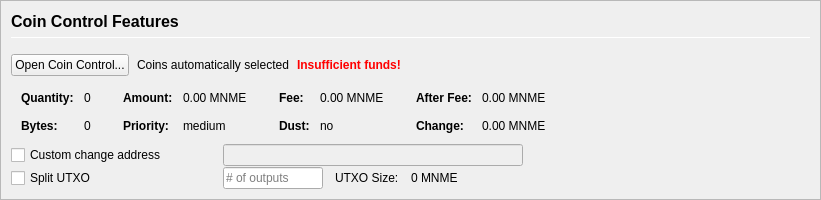
         <widget class="QFrame" name="frameCoinControl">
          <property name="sizePolicy">
           <sizepolicy hsizetype="Expanding" vsizetype="Expanding">
            <horstretch>0</horstretch>
            <verstretch>0</verstretch>
           </sizepolicy>
          </property>
          <property name="maximumSize">
           <size>
            <width>16777215</width>
            <height>16777215</height>
           </size>
          </property>
          <property name="frameShape">
           <enum>QFrame::StyledPanel</enum>
          </property>
          <property name="frameShadow">
           <enum>QFrame::Sunken</enum>
          </property>
          <layout class="QVBoxLayout" name="verticalLayoutCoinControl2">
           <property name="spacing">
            <number>0</number>
           </property>
           <property name="leftMargin">
            <number>0</number>
           </property>
           <property name="topMargin">
            <number>0</number>
           </property>
           <property name="rightMargin">
            <number>0</number>
           </property>
           <property name="bottomMargin">
            <number>0</number>
           </property>
           <item>
            <widget class="QFrame" name="frameCoinControl_BG">
             <layout class="QVBoxLayout" name="verticalLayoutCoinControl" stretch="0,0,0,0,0,0">
              <property name="spacing">
               <number>1</number>
              </property>
              <property name="leftMargin">
               <number>10</number>
              </property>
              <property name="topMargin">
               <number>10</number>
              </property>
              <item>
               <layout class="QHBoxLayout" name="horizontalLayoutCoinControl1">
                <property name="bottomMargin">
                 <number>15</number>
                </property>
                <item>
                 <layout class="QVBoxLayout" name="verticalLayout_3">
                  <property name="spacing">
                   <number>6</number>
                  </property>
                  <item>
                   <widget class="QLabel" name="labelCoinControlFeatures">
                    <property name="sizePolicy">
                     <sizepolicy hsizetype="Preferred" vsizetype="Maximum">
                      <horstretch>0</horstretch>
                      <verstretch>0</verstretch>
                     </sizepolicy>
                    </property>
                    <property name="minimumSize">
                     <size>
                      <width>0</width>
                      <height>20</height>
                     </size>
                    </property>
                    <property name="font">
                     <font>
                      <pointsize>12</pointsize>
                      <weight>75</weight>
                      <bold>true</bold>
                     </font>
                    </property>
                    <property name="styleSheet">
                     <string notr="true">font-weight:bold;</string>
                    </property>
                    <property name="text">
                     <string>Coin Control Features</string>
                    </property>
                   </widget>
                  </item>
                  <item>
                   <widget class="Line" name="line">
                    <property name="minimumSize">
                     <size>
                      <width>0</width>
                      <height>1</height>
                     </size>
                    </property>
                    <property name="maximumSize">
                     <size>
                      <width>16777215</width>
                      <height>1</height>
                     </size>
                    </property>
                    <property name="orientation">
                     <enum>Qt::Horizontal</enum>
                    </property>
                   </widget>
                  </item>
                 </layout>
                </item>
               </layout>
              </item>
              <item>
               <layout class="QHBoxLayout" name="horizontalLayoutCoinControl2" stretch="0,0,0,0">
                <property name="spacing">
                 <number>8</number>
                </property>
                <property name="bottomMargin">
                 <number>10</number>
                </property>
                <item>
                 <widget class="QPushButton" name="pushButtonCoinControl">
                  <property name="styleSheet">
                   <string notr="true"/>
                  </property>
                  <property name="text">
                   <string>Open Coin Control...</string>
                  </property>
                  <property name="autoDefault">
                   <bool>false</bool>
                  </property>
                 </widget>
                </item>
                <item>
                 <widget class="QLabel" name="labelCoinControlAutomaticallySelected">
                  <property name="text">
                   <string>Coins automatically selected</string>
                  </property>
                  <property name="margin">
                   <number>5</number>
                  </property>
                 </widget>
                </item>
                <item>
                 <widget class="QLabel" name="labelCoinControlInsuffFunds">
                  <property name="font">
                   <font>
                    <weight>75</weight>
                    <bold>true</bold>
                   </font>
                  </property>
                  <property name="styleSheet">
                   <string notr="true">color:red;font-weight:bold;</string>
                  </property>
                  <property name="text">
                   <string>Insufficient funds!</string>
                  </property>
                  <property name="margin">
                   <number>5</number>
                  </property>
                 </widget>
                </item>
                <item>
                 <spacer name="horizontalSpacerCoinControl">
                  <property name="orientation">
                   <enum>Qt::Horizontal</enum>
                  </property>
                  <property name="sizeHint" stdset="0">
                   <size>
                    <width>40</width>
                    <height>1</height>
                   </size>
                  </property>
                 </spacer>
                </item>
               </layout>
              </item>
              <item>
               <widget class="QWidget" name="widgetCoinControl" native="true">
                <property name="sizePolicy">
                 <sizepolicy hsizetype="Preferred" vsizetype="Preferred">
                  <horstretch>0</horstretch>
                  <verstretch>0</verstretch>
                 </sizepolicy>
                </property>
                <property name="minimumSize">
                 <size>
                  <width>0</width>
                  <height>0</height>
                 </size>
                </property>
                <property name="styleSheet">
                 <string notr="true"/>
                </property>
                <layout class="QHBoxLayout" name="horizontalLayoutCoinControl5">
                 <property name="leftMargin">
                  <number>0</number>
                 </property>
                 <property name="topMargin">
                  <number>0</number>
                 </property>
                 <property name="rightMargin">
                  <number>0</number>
                 </property>
                 <property name="bottomMargin">
                  <number>0</number>
                 </property>
                 <item>
                  <layout class="QHBoxLayout" name="horizontalLayoutCoinControl3" stretch="0,0,0,1">
                   <property name="spacing">
                    <number>20</number>
                   </property>
                   <property name="topMargin">
                    <number>0</number>
                   </property>
                   <property name="bottomMargin">
                    <number>10</number>
                   </property>
                   <item>
                    <layout class="QFormLayout" name="formLayoutCoinControl1">
                     <property name="horizontalSpacing">
                      <number>10</number>
                     </property>
                     <property name="verticalSpacing">
                      <number>14</number>
                     </property>
                     <property name="leftMargin">
                      <number>10</number>
                     </property>
                     <property name="topMargin">
                      <number>4</number>
                     </property>
                     <property name="rightMargin">
                      <number>6</number>
                     </property>
                     <item row="0" column="0">
                      <widget class="QLabel" name="labelCoinControlQuantityText">
                       <property name="font">
                        <font>
                         <weight>75</weight>
                         <bold>true</bold>
                        </font>
                       </property>
                       <property name="text">
                        <string>Quantity:</string>
                       </property>
                       <property name="margin">
                        <number>0</number>
                       </property>
                      </widget>
                     </item>
                     <item row="0" column="1">
                      <widget class="QLabel" name="labelCoinControlQuantity">
                       <property name="cursor">
                        <cursorShape>IBeamCursor</cursorShape>
                       </property>
                       <property name="contextMenuPolicy">
                        <enum>Qt::ActionsContextMenu</enum>
                       </property>
                       <property name="text">
                        <string notr="true">0</string>
                       </property>
                       <property name="margin">
                        <number>0</number>
                       </property>
                       <property name="textInteractionFlags">
                        <set>Qt::LinksAccessibleByMouse|Qt::TextSelectableByKeyboard|Qt::TextSelectableByMouse</set>
                       </property>
                      </widget>
                     </item>
                     <item row="1" column="0">
                      <widget class="QLabel" name="labelCoinControlBytesText">
                       <property name="font">
                        <font>
                         <weight>75</weight>
                         <bold>true</bold>
                        </font>
                       </property>
                       <property name="text">
                        <string>Bytes:</string>
                       </property>
                      </widget>
                     </item>
                     <item row="1" column="1">
                      <widget class="QLabel" name="labelCoinControlBytes">
                       <property name="cursor">
                        <cursorShape>IBeamCursor</cursorShape>
                       </property>
                       <property name="contextMenuPolicy">
                        <enum>Qt::ActionsContextMenu</enum>
                       </property>
                       <property name="text">
                        <string notr="true">0</string>
                       </property>
                       <property name="textInteractionFlags">
                        <set>Qt::LinksAccessibleByMouse|Qt::TextSelectableByKeyboard|Qt::TextSelectableByMouse</set>
                       </property>
                      </widget>
                     </item>
                    </layout>
                   </item>
                   <item>
                    <layout class="QFormLayout" name="formLayoutCoinControl2">
                     <property name="horizontalSpacing">
                      <number>10</number>
                     </property>
                     <property name="verticalSpacing">
                      <number>14</number>
                     </property>
                     <property name="leftMargin">
                      <number>6</number>
                     </property>
                     <property name="topMargin">
                      <number>4</number>
                     </property>
                     <property name="rightMargin">
                      <number>6</number>
                     </property>
                     <item row="0" column="0">
                      <widget class="QLabel" name="labelCoinControlAmountText">
                       <property name="font">
                        <font>
                         <weight>75</weight>
                         <bold>true</bold>
                        </font>
                       </property>
                       <property name="text">
                        <string>Amount:</string>
                       </property>
                       <property name="margin">
                        <number>0</number>
                       </property>
                      </widget>
                     </item>
                     <item row="0" column="1">
                      <widget class="QLabel" name="labelCoinControlAmount">
                       <property name="cursor">
                        <cursorShape>IBeamCursor</cursorShape>
                       </property>
                       <property name="contextMenuPolicy">
                        <enum>Qt::ActionsContextMenu</enum>
                       </property>
                       <property name="text">
                        <string notr="true">0.00 MNME</string>
                       </property>
                       <property name="textInteractionFlags">
                        <set>Qt::LinksAccessibleByMouse|Qt::TextSelectableByKeyboard|Qt::TextSelectableByMouse</set>
                       </property>
                      </widget>
                     </item>
                     <item row="1" column="0">
                      <widget class="QLabel" name="labelCoinControlPriorityText">
                       <property name="font">
                        <font>
                         <weight>75</weight>
                         <bold>true</bold>
                        </font>
                       </property>
                       <property name="text">
                        <string>Priority:</string>
                       </property>
                      </widget>
                     </item>
                     <item row="1" column="1">
                      <widget class="QLabel" name="labelCoinControlPriority">
                       <property name="cursor">
                        <cursorShape>IBeamCursor</cursorShape>
                       </property>
                       <property name="contextMenuPolicy">
                        <enum>Qt::ActionsContextMenu</enum>
                       </property>
                       <property name="text">
                        <string>medium</string>
                       </property>
                       <property name="textInteractionFlags">
                        <set>Qt::LinksAccessibleByMouse|Qt::TextSelectableByKeyboard|Qt::TextSelectableByMouse</set>
                       </property>
                      </widget>
                     </item>
                    </layout>
                   </item>
                   <item>
                    <layout class="QFormLayout" name="formLayoutCoinControl3">
                     <property name="horizontalSpacing">
                      <number>10</number>
                     </property>
                     <property name="verticalSpacing">
                      <number>14</number>
                     </property>
                     <property name="leftMargin">
                      <number>6</number>
                     </property>
                     <property name="topMargin">
                      <number>4</number>
                     </property>
                     <property name="rightMargin">
                      <number>6</number>
                     </property>
                     <item row="0" column="0">
                      <widget class="QLabel" name="labelCoinControlFeeText">
                       <property name="font">
                        <font>
                         <weight>75</weight>
                         <bold>true</bold>
                        </font>
                       </property>
                       <property name="text">
                        <string>Fee:</string>
                       </property>
                       <property name="margin">
                        <number>0</number>
                       </property>
                      </widget>
                     </item>
                     <item row="0" column="1">
                      <widget class="QLabel" name="labelCoinControlFee">
                       <property name="cursor">
                        <cursorShape>IBeamCursor</cursorShape>
                       </property>
                       <property name="contextMenuPolicy">
                        <enum>Qt::ActionsContextMenu</enum>
                       </property>
                       <property name="text">
                        <string notr="true">0.00 MNME</string>
                       </property>
                       <property name="textInteractionFlags">
                        <set>Qt::LinksAccessibleByMouse|Qt::TextSelectableByKeyboard|Qt::TextSelectableByMouse</set>
                       </property>
                      </widget>
                     </item>
                     <item row="1" column="0">
                      <widget class="QLabel" name="labelCoinControlLowOutputText">
                       <property name="font">
                        <font>
                         <weight>75</weight>
                         <bold>true</bold>
                        </font>
                       </property>
                       <property name="text">
                        <string>Dust:</string>
                       </property>
                      </widget>
                     </item>
                     <item row="1" column="1">
                      <widget class="QLabel" name="labelCoinControlLowOutput">
                       <property name="cursor">
                        <cursorShape>IBeamCursor</cursorShape>
                       </property>
                       <property name="contextMenuPolicy">
                        <enum>Qt::ActionsContextMenu</enum>
                       </property>
                       <property name="text">
                        <string>no</string>
                       </property>
                       <property name="textInteractionFlags">
                        <set>Qt::LinksAccessibleByMouse|Qt::TextSelectableByKeyboard|Qt::TextSelectableByMouse</set>
                       </property>
                      </widget>
                     </item>
                    </layout>
                   </item>
                   <item>
                    <layout class="QFormLayout" name="formLayoutCoinControl4">
                     <property name="horizontalSpacing">
                      <number>10</number>
                     </property>
                     <property name="verticalSpacing">
                      <number>14</number>
                     </property>
                     <property name="leftMargin">
                      <number>6</number>
                     </property>
                     <property name="topMargin">
                      <number>4</number>
                     </property>
                     <property name="rightMargin">
                      <number>6</number>
                     </property>
                     <item row="0" column="0">
                      <widget class="QLabel" name="labelCoinControlAfterFeeText">
                       <property name="font">
                        <font>
                         <weight>75</weight>
                         <bold>true</bold>
                        </font>
                       </property>
                       <property name="text">
                        <string>After Fee:</string>
                       </property>
                       <property name="margin">
                        <number>0</number>
                       </property>
                      </widget>
                     </item>
                     <item row="0" column="1">
                      <widget class="QLabel" name="labelCoinControlAfterFee">
                       <property name="cursor">
                        <cursorShape>IBeamCursor</cursorShape>
                       </property>
                       <property name="contextMenuPolicy">
                        <enum>Qt::ActionsContextMenu</enum>
                       </property>
                       <property name="text">
                        <string notr="true">0.00 MNME</string>
                       </property>
                       <property name="textInteractionFlags">
                        <set>Qt::LinksAccessibleByMouse|Qt::TextSelectableByKeyboard|Qt::TextSelectableByMouse</set>
                       </property>
                      </widget>
                     </item>
                     <item row="1" column="0">
                      <widget class="QLabel" name="labelCoinControlChangeText">
                       <property name="font">
                        <font>
                         <weight>75</weight>
                         <bold>true</bold>
                        </font>
                       </property>
                       <property name="text">
                        <string>Change:</string>
                       </property>
                      </widget>
                     </item>
                     <item row="1" column="1">
                      <widget class="QLabel" name="labelCoinControlChange">
                       <property name="cursor">
                        <cursorShape>IBeamCursor</cursorShape>
                       </property>
                       <property name="contextMenuPolicy">
                        <enum>Qt::ActionsContextMenu</enum>
                       </property>
                       <property name="text">
                        <string notr="true">0.00 MNME</string>
                       </property>
                       <property name="textInteractionFlags">
                        <set>Qt::LinksAccessibleByMouse|Qt::TextSelectableByKeyboard|Qt::TextSelectableByMouse</set>
                       </property>
                      </widget>
                     </item>
                    </layout>
                   </item>
                  </layout>
                 </item>
                </layout>
               </widget>
              </item>
              <item>
               <layout class="QHBoxLayout" name="horizontalLayoutCoinControl4">
                <property name="spacing">
                 <number>12</number>
                </property>
                <property name="sizeConstraint">
                 <enum>QLayout::SetDefaultConstraint</enum>
                </property>
                <property name="topMargin">
                 <number>0</number>
                </property>
                <property name="rightMargin">
                 <number>0</number>
                </property>
                <item>
                 <widget class="QCheckBox" name="checkBoxCoinControlChange">
                  <property name="sizePolicy">
                   <sizepolicy hsizetype="Preferred" vsizetype="Preferred">
                    <horstretch>0</horstretch>
                    <verstretch>0</verstretch>
                   </sizepolicy>
                  </property>
                  <property name="minimumSize">
                   <size>
                    <width>200</width>
                    <height>0</height>
                   </size>
                  </property>
                  <property name="maximumSize">
                   <size>
                    <width>200</width>
                    <height>16777215</height>
                   </size>
                  </property>
                  <property name="toolTip">
                   <string>If this is activated, but the change address is empty or invalid, change will be sent to a newly generated address.</string>
                  </property>
                  <property name="text">
                   <string>Custom change address</string>
                  </property>
                 </widget>
                </item>
                <item>
                 <widget class="QValidatedLineEdit" name="lineEditCoinControlChange">
                  <property name="enabled">
                   <bool>false</bool>
                  </property>
                  <property name="sizePolicy">
                   <sizepolicy hsizetype="Preferred" vsizetype="Preferred">
                    <horstretch>0</horstretch>
                    <verstretch>0</verstretch>
                   </sizepolicy>
                  </property>
                  <property name="minimumSize">
                   <size>
                    <width>300</width>
                    <height>0</height>
                   </size>
                  </property>
                 </widget>
                </item>
                <item>
                 <widget class="QLabel" name="labelCoinControlChangeLabel">
                  <property name="sizePolicy">
                   <sizepolicy hsizetype="Preferred" vsizetype="Preferred">
                    <horstretch>0</horstretch>
                    <verstretch>0</verstretch>
                   </sizepolicy>
                  </property>
                  <property name="minimumSize">
                   <size>
                    <width>100</width>
                    <height>0</height>
                   </size>
                  </property>
                  <property name="text">
                   <string/>
                  </property>
                  <property name="margin">
                   <number>3</number>
                  </property>
                 </widget>
                </item>
               </layout>
              </item>
              <item>
               <layout class="QHBoxLayout" name="horizontalLayoutCoinControl6">
                <property name="spacing">
                 <number>12</number>
                </property>
                <property name="rightMargin">
                 <number>0</number>
                </property>
                <item>
                 <widget class="QCheckBox" name="splitBlockCheckBox">
                  <property name="sizePolicy">
                   <sizepolicy hsizetype="Preferred" vsizetype="Preferred">
                    <horstretch>0</horstretch>
                    <verstretch>0</verstretch>
                   </sizepolicy>
                  </property>
                  <property name="minimumSize">
                   <size>
                    <width>200</width>
                    <height>0</height>
                   </size>
                  </property>
                  <property name="maximumSize">
                   <size>
                    <width>200</width>
                    <height>16777215</height>
                   </size>
                  </property>
                  <property name="text">
                   <string>Split UTXO</string>
                  </property>
                 </widget>
                </item>
                <item>
                 <widget class="QLineEdit" name="splitBlockLineEdit">
                  <property name="sizePolicy">
                   <sizepolicy hsizetype="Preferred" vsizetype="Preferred">
                    <horstretch>50</horstretch>
                    <verstretch>0</verstretch>
                   </sizepolicy>
                  </property>
                  <property name="minimumSize">
                   <size>
                    <width>100</width>
                    <height>0</height>
                   </size>
                  </property>
                  <property name="maximumSize">
                   <size>
                    <width>100</width>
                    <height>16777215</height>
                   </size>
                  </property>
                  <property name="placeholderText">
                   <string># of outputs</string>
                  </property>
                 </widget>
                </item>
                <item>
                 <widget class="QLabel" name="labelBlockSizeText">
                  <property name="text">
                   <string>UTXO Size:</string>
                  </property>
                 </widget>
                </item>
                <item>
                 <widget class="QLabel" name="labelBlockSize">
                  <property name="text">
                   <string>0 MNME</string>
                  </property>
                 </widget>
                </item>
                <item>
                 <spacer name="horizontalSpacer_7">
                  <property name="orientation">
                   <enum>Qt::Horizontal</enum>
                  </property>
                  <property name="sizeHint" stdset="0">
                   <size>
                    <width>40</width>
                    <height>20</height>
                   </size>
                  </property>
                 </spacer>
                </item>
               </layout>
              </item>
              <item>
               <spacer name="verticalSpacerCoinControl">
                <property name="orientation">
                 <enum>Qt::Vertical</enum>
                </property>
                <property name="sizeHint" stdset="0">
                 <size>
                  <width>800</width>
                  <height>1</height>
                 </size>
                </property>
               </spacer>
              </item>
             </layout>
            </widget>
           </item>
          </layout>
         </widget>
